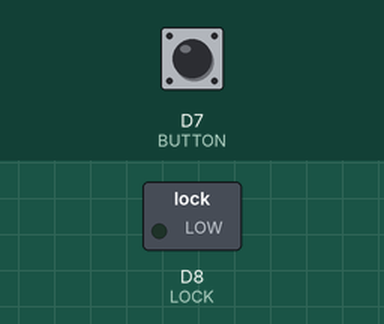
Recording of a sketch running on a simulated ESP8266 (NodeMCU). Parts: switched loads named in the sketch (green lamp = pin HIGH). The test bench sets the inputs (shaded band); at power-on: D7 (BUTTON) LOW. WiFi joins after 1.5 s; servers stay silent unless stated; the Firebase database answers and starts empty; what the sketch prints to the serial monitor is not drawn.

Above: at 1.65 s.
Timing chart, 0 to 3.3 s (numbered marks = the images above):
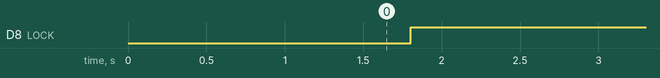

The sketch:

sketch_may27a.ino
```cpp
#include <Arduino.h>
#if defined(ESP32)
  #include <WiFi.h>
#elif defined(ESP8266)
  #include <ESP8266WiFi.h>
#endif
#include <Firebase_ESP_Client.h>

//Provide the token generation process info.
#include "addons/TokenHelper.h"
//Provide the RTDB payload printing info and other helper functions.
#include "addons/RTDBHelper.h"

// Insert your network credentials
#define WIFI_SSID "Net_551976"
#define WIFI_PASSWORD "adnan2244adnan2244"

// Insert Firebase project API Key
#define API_KEY "AIzaSyBt3Vyfp1ze7VgCX5WGW9JAzyLrxPIGKkE"

// Insert RTDB URLefine the RTDB URL */
#define DATABASE_URL "https://doorlock-ae216-default-rtdb.europe-west1.firebasedatabase.app"

//Define Firebase Data object
FirebaseData fbdo;

FirebaseAuth auth;
FirebaseConfig config;

unsigned long sendDataPrevMillis = 0;
bool signupOK = false;


#define BUTTON D7
#define LOCK D8
int count = 0;
void setup() {
  // put your setup code here, to run once:
  Serial.begin(115200);
  WiFi.begin(WIFI_SSID, WIFI_PASSWORD);
  Serial.print("Connecting to Wi-Fi");
  while (WiFi.status() != WL_CONNECTED){
    Serial.print(".");
    delay(300);
  }
  Serial.println();
  Serial.print("Connected with IP: ");
  Serial.println(WiFi.localIP());
  Serial.println();

  /* Assign the api key (required) */
  config.api_key = API_KEY;

  /* Assign the RTDB URL (required) */
  config.database_url = DATABASE_URL;

  /* Sign up */
  if (Firebase.signUp(&config, &auth, "", "")){
    Serial.println("ok");
    signupOK = true;
  }
  else{
    Serial.printf("%s\n", config.signer.signupError.message.c_str());
  }

  /* Assign the callback function for the long running token generation task */
  config.token_status_callback = tokenStatusCallback; //see addons/TokenHelper.h

  Firebase.begin(&config, &auth);
  Firebase.reconnectWiFi(true);

  pinMode(BUTTON, INPUT);
  pinMode(LOCK, OUTPUT);
}
bool openDoor = false;
void loop() {
  // delay(1000);
  byte buttonState = digitalRead(BUTTON);

  if(buttonState == HIGH){
    Firebase.RTDB.setInt(&fbdo, "doorbell", true);
  }
  else{
    Firebase.RTDB.setInt(&fbdo, "doorbell", false);
  }

  if(Firebase.RTDB.getBool(&fbdo, "openDoor")){
    openDoor = fbdo.boolData();
  }

  if(openDoor == true){
    digitalWrite(LOCK, LOW);
  }
  else{
    digitalWrite(LOCK, HIGH);

  }

  delay(500);
}
```

Measured:
- by itself, D8 (LOCK): LOW → HIGH at 1.8 s
